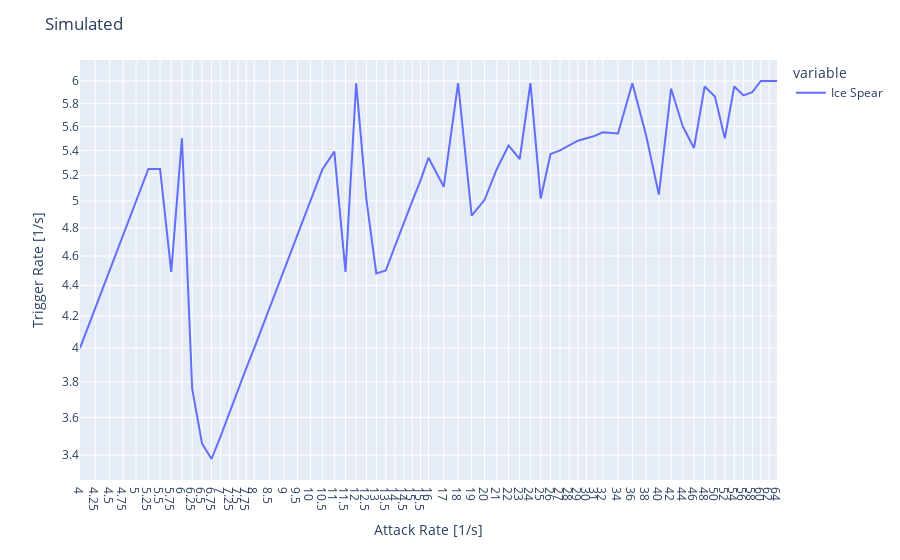
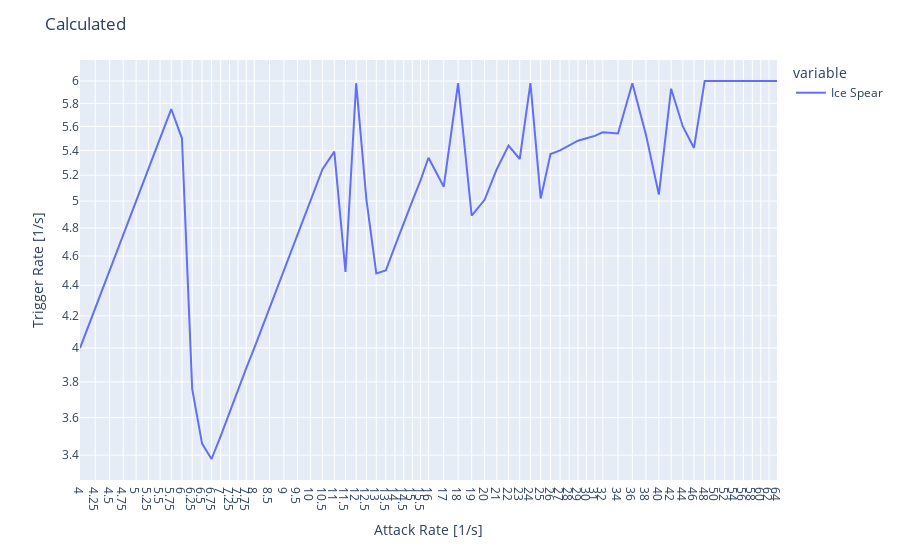

Notebook code cell kept with these figures, in order:
### Code cell
from multiprocessing import Pool
import plotly.express as px
import pandas as pd

from skill_rota_worker import *

def test_variety():
  """ compares a variety of skill sets"""
  skill_sets = [
    [Skill('Ice Spear', 0)],
    [Skill('Ice Spear', 0), Skill('Arc', 0)],
    [Skill('Frost Bomb', 2.5), Skill('Arc', 0)],
    [Skill('Ice Spear', 0), Skill('Frost Bomb', 2.5)],
    [Skill('Frost Bomb', 2.5), Skill('Arc', 0), Skill('Ice Spear', 0)],
  ]
  atk_rates = subsample([.25, .5, 1, 2, 4, 8, 16, 32, 64, 128], depth=2)

  for skills in skill_sets:
    plot_skills(skills, atk_rates)

def test_interesting():
  """ compares interesting parts a skill set """
  skills = [Skill('Ice Spear', 0)]
  atk_rates = subsample([4, 8, 16, 32, 64], depth=4)
  plot_skills(skills, atk_rates)

if __name__ == "__main__":
  pd.options.plotting.backend = "plotly"
  # test_variety()
  test_interesting()

### Figure 1 — Plotly figure (JSON) as saved in the notebook; plotly's stock layout.template omitted (floating-point values rounded to 4 significant figures)
{"data": [{"hovertemplate": "variable=Ice Spear<br>index=%{x}<br>value=%{y}<extra></extra>", "legendgroup": "Ice Spear", "line": {"color": "#636efa", "dash": "solid"}, "marker": {"symbol": "circle"}, "mode": "lines", "name": "Ice Spear", "orientation": "v", "showlegend": true, "type": "scatter", "x": [4, 4.25, 4.5, 4.75, 5, 5.25, 5.5, 5.75, 6, 6.25, 6.5, 6.75, 7, 7.25, 7.5, 7.75, 8, 8.5, 9, 9.5, 10, 10.5, 11, 11.5, 12, 12.5, 13, 13.5, 14, 14.5, 15, 15.5, 16, 17, 18, 19, 20, 21, 22, 23, 24, 25, 26, 27, 28, 29, 30, 31, 32, 34, 36, 38, 40, 42, 44, 46, 48, 50, 52, 54, 56, 58, 60, 62, 64], "xaxis": "x", "y": [4.0, 4.25, 4.5, 4.75, 5.0, 5.25, 5.25, 4.49, 5.5, 3.76, 3.46, 3.38, 3.5, 3.63, 3.75, 3.88, 4.0, 4.25, 4.5, 4.75, 5.0, 5.25, 5.39, 4.49, 5.98, 5.01, 4.48, 4.5, 4.67, 4.84, 5.0, 5.16, 5.34, 5.11, 5.98, 4.89, 5.01, 5.25, 5.44, 5.33, 5.98, 5.02, 5.37, 5.4, 5.44, 5.48, 5.5, 5.52, 5.55, 5.54, 5.98, 5.53, 5.05, 5.93, 5.6, 5.42, 5.95, 5.86, 5.5, 5.95, 5.87, 5.9, 6.0, 6.0, 6.0], "yaxis": "y"}], "layout": {"legend": {"title": {"text": "variable"}, "tracegroupgap": 0}, "margin": {"t": 60}, "title": {"text": "Simulated"}, "xaxis": {"anchor": "y", "domain": [0, 1], "tickvals": [4, 4.25, 4.5, 4.75, 5, 5.25, 5.5, 5.75, 6, 6.25, 6.5, 6.75, 7, 7.25, 7.5, 7.75, 8, 8.5, 9, 9.5, 10, 10.5, 11, 11.5, 12, 12.5, 13, 13.5, 14, 14.5, 15, 15.5, 16, 17, 18, 19, 20, 21, 22, 23, 24, 25, 26, 27, 28, 29, 30, 31, 32, 34, 36, 38, 40, 42, 44, 46, 48, 50, 52, 54, 56, 58, 60, 62, 64], "title": {"text": "Attack Rate [1/s]"}, "type": "log"}, "yaxis": {"anchor": "x", "domain": [0, 1], "title": {"text": "Trigger Rate [1/s]"}, "type": "log"}}}

### Figure 2 — Plotly figure (JSON) as saved in the notebook; plotly's stock layout.template omitted (floating-point values rounded to 4 significant figures)
{"data": [{"hovertemplate": "variable=Ice Spear<br>index=%{x}<br>value=%{y}<extra></extra>", "legendgroup": "Ice Spear", "line": {"color": "#636efa", "dash": "solid"}, "marker": {"symbol": "circle"}, "mode": "lines", "name": "Ice Spear", "orientation": "v", "showlegend": true, "type": "scatter", "x": [4, 4.25, 4.5, 4.75, 5, 5.25, 5.5, 5.75, 6, 6.25, 6.5, 6.75, 7, 7.25, 7.5, 7.75, 8, 8.5, 9, 9.5, 10, 10.5, 11, 11.5, 12, 12.5, 13, 13.5, 14, 14.5, 15, 15.5, 16, 17, 18, 19, 20, 21, 22, 23, 24, 25, 26, 27, 28, 29, 30, 31, 32, 34, 36, 38, 40, 42, 44, 46, 48, 50, 52, 54, 56, 58, 60, 62, 64], "xaxis": "x", "y": [4, 4.25, 4.5, 4.75, 5, 5.25, 5.5, 5.75, 5.5, 3.76, 3.46, 3.38, 3.5, 3.63, 3.75, 3.88, 4.0, 4.25, 4.5, 4.75, 5.0, 5.25, 5.39, 4.49, 5.98, 5.01, 4.48, 4.5, 4.67, 4.84, 5.0, 5.16, 5.34, 5.11, 5.98, 4.89, 5.01, 5.25, 5.44, 5.33, 5.98, 5.02, 5.37, 5.4, 5.44, 5.48, 5.5, 5.52, 5.55, 5.54, 5.98, 5.53, 5.05, 5.93, 5.6, 5.42, 6, 6, 6, 6, 6, 6, 6, 6, 6], "yaxis": "y"}], "layout": {"legend": {"title": {"text": "variable"}, "tracegroupgap": 0}, "margin": {"t": 60}, "title": {"text": "Calculated"}, "xaxis": {"anchor": "y", "domain": [0, 1], "tickvals": [4, 4.25, 4.5, 4.75, 5, 5.25, 5.5, 5.75, 6, 6.25, 6.5, 6.75, 7, 7.25, 7.5, 7.75, 8, 8.5, 9, 9.5, 10, 10.5, 11, 11.5, 12, 12.5, 13, 13.5, 14, 14.5, 15, 15.5, 16, 17, 18, 19, 20, 21, 22, 23, 24, 25, 26, 27, 28, 29, 30, 31, 32, 34, 36, 38, 40, 42, 44, 46, 48, 50, 52, 54, 56, 58, 60, 62, 64], "title": {"text": "Attack Rate [1/s]"}, "type": "log"}, "yaxis": {"anchor": "x", "domain": [0, 1], "title": {"text": "Trigger Rate [1/s]"}, "type": "log"}}}
